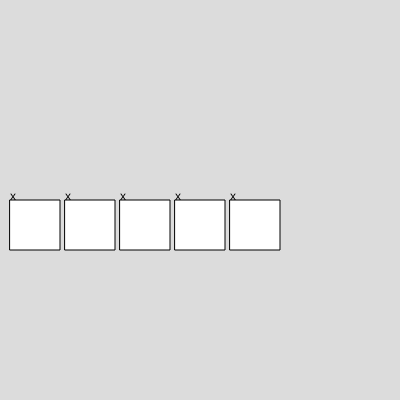
Frame 1 (no input)
Frame 60 (no input): identical to frame 1, image omitted
Frame 120 (the mouse pressed at the canvas centre since frame 60): identical to frame 1, image omitted

The p5.js sketch that drew this single still picture (run headless with seeded random() and noise() and a simulated clock; from frame 60 on, the mouse is pressed at the canvas centre):

// p5.js sketch
// ── sketch.js
let count;
let b = []
function setup() {
  createCanvas(400, 400);
  count = 1;
  for(i=0; i<5; i++){
     b.push(new Box(10+i*55,200, 50,50,"x","#2196F3"));
  }//end loop
}//end setup

function draw() {
  background(220);
  for(i=0; i<5; i++){
    b[i].display()
  }//end loop
}//end draw

// ── box.js
function Box(x,y,w,h, letter){
  this.x = x;
  this.y = y;
  this.w = w;
  this.h = h;
  this.letter = letter
  
  this.display = function(){
   
    rect(this.x, this.y, this.w, this.h);
     text(this.letter, this.x, this.y);
  }//end display
  
}//end Box
